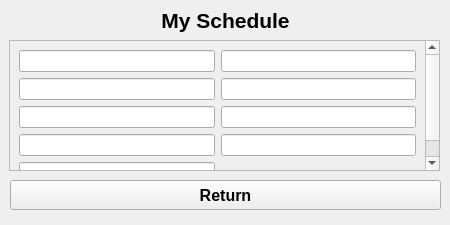
<?xml version="1.0" encoding="UTF-8"?>
<ui version="4.0">
 <class>mySchedulePage</class>
 <widget class="QWidget" name="MySchedulePage">
  <property name="geometry">
   <rect>
    <x>0</x>
    <y>0</y>
    <width>450</width>
    <height>225</height>
   </rect>
  </property>
  <property name="windowTitle">
   <string>Form</string>
  </property>
  <widget class="QWidget" name="centralwidget" native="true">
   <property name="geometry">
    <rect>
     <x>0</x>
     <y>0</y>
     <width>451</width>
     <height>210</height>
    </rect>
   </property>
   <widget class="QLabel" name="label_headline">
    <property name="geometry">
     <rect>
      <x>0</x>
      <y>0</y>
      <width>451</width>
      <height>41</height>
     </rect>
    </property>
    <property name="font">
     <font>
      <pointsize>16</pointsize>
      <bold>true</bold>
     </font>
    </property>
    <property name="styleSheet">
     <string notr="true">color: rgb(0, 0, 0);</string>
    </property>
    <property name="text">
     <string>My Schedule</string>
    </property>
    <property name="alignment">
     <set>Qt::AlignmentFlag::AlignCenter</set>
    </property>
   </widget>
   <widget class="QPushButton" name="pushButton_return">
    <property name="geometry">
     <rect>
      <x>10</x>
      <y>180</y>
      <width>431</width>
      <height>30</height>
     </rect>
    </property>
    <property name="font">
     <font>
      <pointsize>12</pointsize>
      <bold>true</bold>
     </font>
    </property>
    <property name="text">
     <string>Return</string>
    </property>
   </widget>
   <widget class="QScrollArea" name="scrollArea">
    <property name="geometry">
     <rect>
      <x>9</x>
      <y>40</y>
      <width>431</width>
      <height>131</height>
     </rect>
    </property>
    <property name="widgetResizable">
     <bool>true</bool>
    </property>
    <widget class="QWidget" name="scrollAreaWidgetContents">
     <property name="geometry">
      <rect>
       <x>0</x>
       <y>0</y>
       <width>415</width>
       <height>162</height>
      </rect>
     </property>
     <layout class="QGridLayout" name="gridLayout">
      <item row="3" column="2">
       <widget class="QLineEdit" name="lineEdit_6"/>
      </item>
      <item row="5" column="1">
       <widget class="QLineEdit" name="lineEdit_9"/>
      </item>
      <item row="2" column="2">
       <widget class="QLineEdit" name="lineEdit_5"/>
      </item>
      <item row="4" column="2">
       <widget class="QLineEdit" name="lineEdit_8"/>
      </item>
      <item row="1" column="1">
       <widget class="QLineEdit" name="lineEdit_2"/>
      </item>
      <item row="2" column="1">
       <widget class="QLineEdit" name="lineEdit_3"/>
      </item>
      <item row="1" column="2">
       <widget class="QLineEdit" name="lineEdit_4"/>
      </item>
      <item row="4" column="1">
       <widget class="QLineEdit" name="lineEdit_7"/>
      </item>
      <item row="3" column="1">
       <widget class="QLineEdit" name="lineEdit"/>
      </item>
     </layout>
    </widget>
   </widget>
  </widget>
 </widget>
 <resources/>
 <connections/>
</ui>
